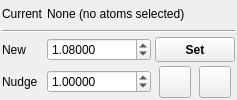
      <widget class="QWidget" name="DistanceTab">
       <attribute name="title">
        <string>Distance</string>
       </attribute>
       <layout class="QHBoxLayout" name="horizontalLayout_6">
        <property name="spacing">
         <number>4</number>
        </property>
        <property name="margin">
         <number>2</number>
        </property>
        <item>
         <layout class="QGridLayout" name="gridLayout">
          <item row="0" column="1" colspan="2">
           <widget class="QLabel" name="DistanceLabel">
            <property name="text">
             <string>None (no atoms selected)</string>
            </property>
           </widget>
          </item>
          <item row="4" column="0">
           <widget class="QLabel" name="label_2">
            <property name="sizePolicy">
             <sizepolicy hsizetype="Minimum" vsizetype="Preferred">
              <horstretch>0</horstretch>
              <verstretch>0</verstretch>
             </sizepolicy>
            </property>
            <property name="text">
             <string>New</string>
            </property>
           </widget>
          </item>
          <item row="1" column="0" colspan="3">
           <widget class="Line" name="line">
            <property name="orientation">
             <enum>Qt::Horizontal</enum>
            </property>
           </widget>
          </item>
          <item row="4" column="1">
           <widget class="QDoubleSpinBox" name="NewDistanceSpin">
            <property name="sizePolicy">
             <sizepolicy hsizetype="Expanding" vsizetype="Fixed">
              <horstretch>0</horstretch>
              <verstretch>0</verstretch>
             </sizepolicy>
            </property>
            <property name="decimals">
             <number>5</number>
            </property>
            <property name="maximum">
             <double>1000000000.000000000000000</double>
            </property>
            <property name="singleStep">
             <double>0.100000000000000</double>
            </property>
            <property name="value">
             <double>1.080000000000000</double>
            </property>
           </widget>
          </item>
          <item row="4" column="2">
           <widget class="QPushButton" name="SetNewDistanceButton">
            <property name="minimumSize">
             <size>
              <width>0</width>
              <height>25</height>
             </size>
            </property>
            <property name="font">
             <font>
              <weight>75</weight>
              <bold>true</bold>
             </font>
            </property>
            <property name="text">
             <string>Set</string>
            </property>
            <property name="autoDefault">
             <bool>false</bool>
            </property>
           </widget>
          </item>
          <item row="5" column="0">
           <widget class="QLabel" name="label_3">
            <property name="sizePolicy">
             <sizepolicy hsizetype="Minimum" vsizetype="Preferred">
              <horstretch>0</horstretch>
              <verstretch>0</verstretch>
             </sizepolicy>
            </property>
            <property name="text">
             <string>Nudge</string>
            </property>
           </widget>
          </item>
          <item row="5" column="1">
           <widget class="QDoubleSpinBox" name="NudgeDistanceSpin">
            <property name="sizePolicy">
             <sizepolicy hsizetype="Expanding" vsizetype="Fixed">
              <horstretch>0</horstretch>
              <verstretch>0</verstretch>
             </sizepolicy>
            </property>
            <property name="decimals">
             <number>5</number>
            </property>
            <property name="maximum">
             <double>1000000000.000000000000000</double>
            </property>
            <property name="singleStep">
             <double>0.100000000000000</double>
            </property>
            <property name="value">
             <double>1.000000000000000</double>
            </property>
           </widget>
          </item>
          <item row="5" column="2">
           <layout class="QHBoxLayout" name="horizontalLayout">
            <item>
             <widget class="QPushButton" name="NudgeDistanceMinusButton">
              <property name="minimumSize">
               <size>
                <width>32</width>
                <height>32</height>
               </size>
              </property>
              <property name="maximumSize">
               <size>
                <width>32</width>
                <height>32</height>
               </size>
              </property>
              <property name="text">
               <string/>
              </property>
              <property name="icon">
               <iconset resource="icons.qrc">
                <normaloff>:/basic/icons/basic_minus.svg</normaloff>:/basic/icons/basic_minus.svg</iconset>
              </property>
              <property name="iconSize">
               <size>
                <width>16</width>
                <height>16</height>
               </size>
              </property>
              <property name="autoDefault">
               <bool>false</bool>
              </property>
             </widget>
            </item>
            <item>
             <widget class="QPushButton" name="NudgeDistancePlusButton">
              <property name="minimumSize">
               <size>
                <width>32</width>
                <height>32</height>
               </size>
              </property>
              <property name="maximumSize">
               <size>
                <width>32</width>
                <height>32</height>
               </size>
              </property>
              <property name="text">
               <string/>
              </property>
              <property name="icon">
               <iconset resource="icons.qrc">
                <normaloff>:/basic/icons/basic_plus.svg</normaloff>:/basic/icons/basic_plus.svg</iconset>
              </property>
              <property name="iconSize">
               <size>
                <width>16</width>
                <height>16</height>
               </size>
              </property>
              <property name="autoDefault">
               <bool>false</bool>
              </property>
             </widget>
            </item>
           </layout>
          </item>
          <item row="0" column="0">
           <widget class="QLabel" name="label">
            <property name="sizePolicy">
             <sizepolicy hsizetype="Minimum" vsizetype="Preferred">
              <horstretch>0</horstretch>
              <verstretch>0</verstretch>
             </sizepolicy>
            </property>
            <property name="text">
             <string>Current</string>
            </property>
           </widget>
          </item>
         </layout>
        </item>
       </layout>
      </widget>
